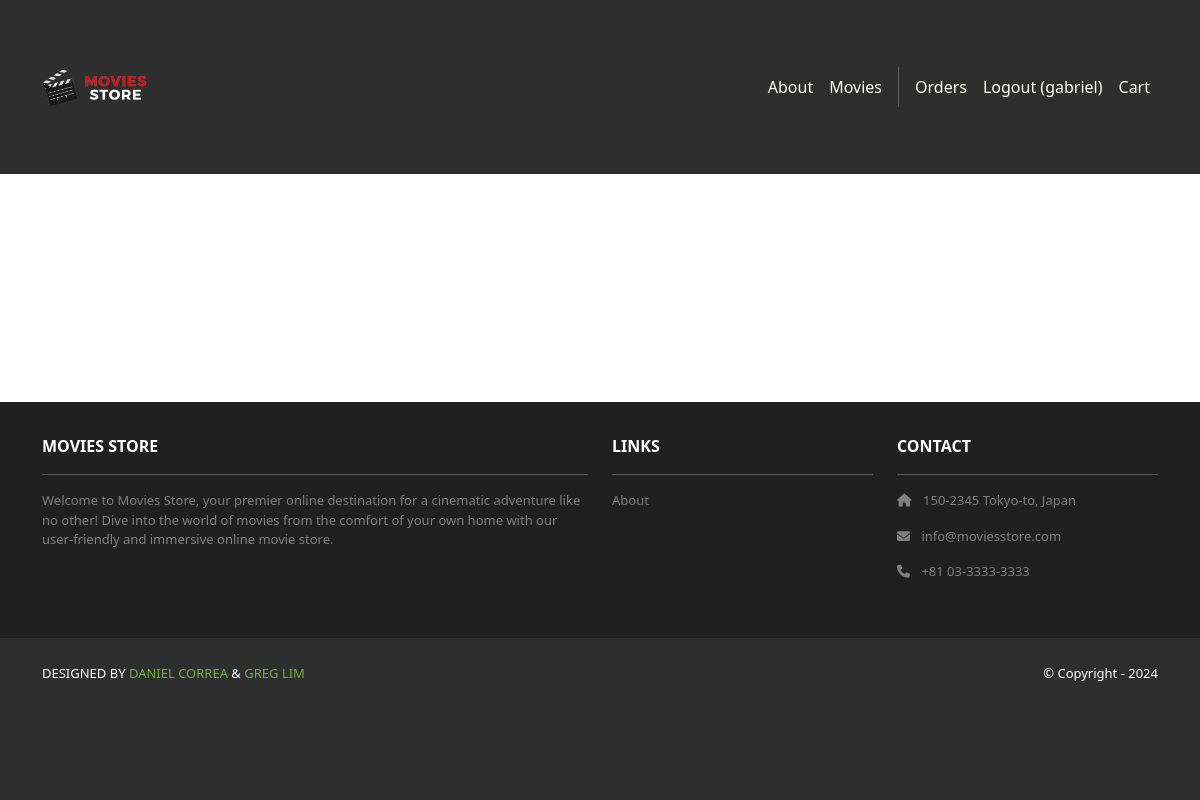
The app's page /accounts/orders/ (signed in), older data.
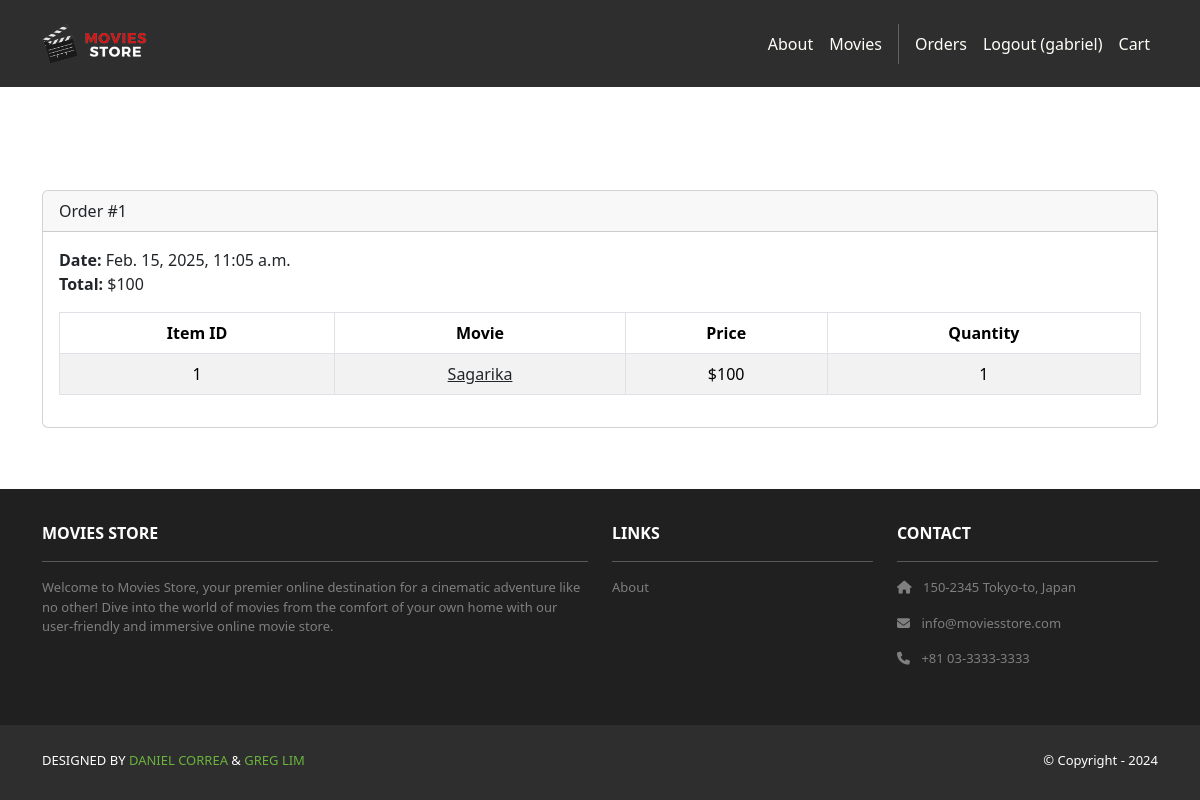
The same page, newer data.
### cart/models.py (models this page shows, shortened)
class Order(models.Model):
    id = models.AutoField(primary_key=True)
    total = models.IntegerField()
    date = models.DateTimeField(auto_now_add=True)
    user = models.ForeignKey(User,
        on_delete=models.CASCADE)

class Item(models.Model):
    id = models.AutoField(primary_key=True)
    price = models.IntegerField()
    quantity = models.IntegerField()
    order = models.ForeignKey(Order,
        on_delete=models.CASCADE)
    movie = models.ForeignKey(Movie,
        on_delete=models.CASCADE)

### movies/models.py (models this page shows, shortened)
class Movie(models.Model):
    id = models.AutoField(primary_key=True)
    name = models.CharField(max_length=255)
    price = models.IntegerField()
    description = models.TextField()
    image = models.ImageField(upload_to='movie_images/')

### accounts/views.py (the view)
# urls.py: path('orders/', views.orders, name='accounts.orders'),
@login_required
def orders(request):
    template_data = {}
    template_data['title'] = 'Orders'
    template_data['orders'] = request.user.order_set.all()
    return render(request, 'accounts/orders.html',
        {'template_data': template_data})

### accounts/templates/accounts/orders.html
{% extends 'base.html' %}
{% block content %}
<div class="p-3">
  <div class="container">
    <div class="row mt-3">
      <div class="col mx-auto mb-3">
        <h2>My Orders</h2>
        <hr />
        {% for order in template_data.orders %}
        <div class="card mb-4">
          <div class="card-header">
            Order #{{ order.id }}
          </div>
          <div class="card-body">
            <b>Date:</b> {{ order.date }}<br />
            <b>Total:</b> ${{ order.total }}<br />
            <table class="table table-bordered
              table-striped text-center mt-3">
              <thead>
                <tr>
                  <th scope="col">Item ID</th>
                  <th scope="col">Movie</th>
                  <th scope="col">Price</th>
                  <th scope="col">Quantity</th>
                </tr>
              </thead>
              <tbody>
                {% for item in order.item_set.all %}
                <tr>
                  <td>{{ item.movie.id }}</td>
                  <td>
                    <a class="link-dark"
                      href="{% url 'movies.show' id=item.movie.id %}">
                      {{ item.movie.name }}
                    </a>
                  </td>
                  <td>${{ item.movie.price }}</td>
                  <td>{{ item.quantity }}</td>
                </tr>
                {% endfor %}
              </tbody>
            </table>
          </div>
        </div>
        {% endfor %}
      </div>
    </div>
  </div>
</div>
{% endblock content %}

### moviesstore/templates/base.html (shortened to what this page needs)
<!DOCTYPE html>
<html>
{% load static %}
<head>
    <link href="https://cdn.jsdelivr.net/npm/bootstrap@5.3.3/dist/css/bootstrap.min.css" rel="stylesheet"
>
    <link rel="stylesheet" href="https://cdnjs.cloudflare.com/ajax/libs/font-awesome/6.1.1/css/all.min.css">
    <link rel="stylesheet" type="text/css" href="{% static 'css/style.css' %}">
</head>
<body class="bg-index">
<div class="content-container">
    <nav class="p-3 navbar navbar-dark bg-dark navbar-expand-lg">
        <div class="container">
            <a class="navbar-brand" href="{% url 'home.index' %}">
                <img src="{% static 'img/logo.png' %}" alt="logo" height="40"/>
            </a>
            <div class="collapse navbar-collapse" id="navbarNavAltMarkup">
                <div class="navbar-nav ms-auto navbar-ml">
                    <a class="nav-link" href="{% url 'home.about' %}">About</a>
                    <a class="nav-link" href="{% url 'movies.index' %}">Movies</a>
                    {% if user.is_authenticated %}
                        <a class="nav-link"
                           href="{% url 'accounts.orders' %}">Orders
                        </a>
                        <a class="nav-link"
                           href="{% url 'accounts.logout' %}">Logout ({{ user.username }})</a>
                    {% else %}
                        <a class="nav-link" href="{% url 'accounts.login' %}">Login</a>
                        <a class="nav-link"
                           href="{% url 'accounts.signup' %}">
                            Sign Up
                        </a>
                    {% endif %}
                    <a class="nav-link" href="{% url 'cart.index' %}">Cart</a>
                </div>
            </div>
        </div>
    </nav>
    <div>
        {% block content %}
        {% endblock content %}
    </div>
    <section class="p-3 ms-footer d-none d-md-block">
        <div class="container">
            <div class="row mt-3 text-white">
                <div class="col-md-6 col-lg-6 col-xl-6 mx-auto mb-4">
                    <b>MOVIES STORE</b>
                    <hr/>
                    <p>Welcome to Movies Store, your premier online destination for a cinematic
                        adventure like no other! Dive into the world of movies from the comfort of your own home with
                        our user-friendly
                        and immersive online movie store.</p>
                </div>
                <div class="col-md-3 col-lg-3 col-xl-3 mx-auto mb-4">
                    <b>LINKS</b>
                    <hr/>
                    <p><a class="nav-link" href="{% url 'home.about' %}">About</a></p>
                </div>
                <div class="col-md-3 col-lg-3 col-xl-3 mx-auto mb-4">
                    <b>CONTACT</b>
                    <hr/>
                    <p><i class="fas fa-home me-2"></i> 150-2345 Tokyo-to, Japan</p>
                    <p><i class="fas fa-envelope me-2"></i> info@moviesstore.com</p>
                    <p><i class="fas fa-phone me-2"></i> +81 03-3333-3333</p>
                </div>
            </div>
        </div>
    </section>
    <section class="p-3 ms-footer-bottom bg-dark">
        <div class="container d-flex justify-content-between">
            <div class="me-5 text-white">
          <span>DESIGNED BY <a href="https://www.x.com/danielgarax" target="_blank">DANIEL CORREA</a> &
            <a href="https://www.x.com/greglim81" target="_blank">GREG LIM</a>
          </span>
            </div>
            <div class="text-white">
                <span>© Copyright - 2024</span>
            </div>
        </div>
    </section>
</div>
</body>
</html>

### moviesstore/static/css/style.css (style rules this page uses)
.bg-index { background: url("../img/background.jpg") no-repeat fixed; background-size: cover; background-position: center top; }
.navbar a.nav-link { color: #FFFEF6 !important; }
.bg-dark { background-color: #2E2E2E !important; }
.ms-footer { background-color: #202020; }
.ms-footer p { color: #7F7F7F; font-size: 13px; }
.ms-footer-bottom span { font-size: 13px; line-height: 38px; }
.ms-footer-bottom a { color: #6ab43e; text-decoration: none; }
html, body { height: 100%; margin: 0; color:white; }
.content-container { display: flex; flex-direction: column; min-height: 100vh; }
.content-container > *:not(.ms-footer) { flex-grow: 1; }

Row changes from the older to the newer data that the page shows:
added Order: id "1", date "Feb. 15, 2025, 11:05 a.m.", total "100"
added Item: movie.id "1", movie.name "Sagarika", movie.price "100", quantity "1"
